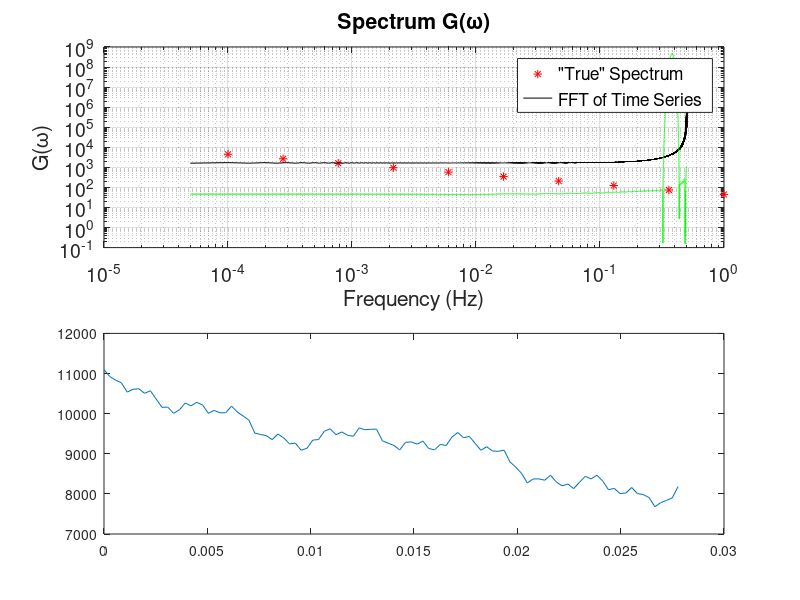

MATLAB code to generate this figure: (Note: this script raises an error after producing the figure.)
N = 10; %number of discrete frequencies to digitize the continuous spectrum
a = 1.2566; %constant
b = 0.00078956; %constant

w = 10.^linspace(0,-4,N); %get logarithmically spaced frequencies omega

%The spectrum
G = a./sqrt(b*w);


M = 100; %length of time series
fs = 1; %assuming a 1 Hz sample rate

t = linspace(0,fs*M,M)';

%the time series is computed as a "dumb" Fourier transform which assumes
%that each discrete frequency is a delta spike respresenting a time-domain
%sinusoid. Just sum it all together:
g = sum(G.*exp(1i*2*pi*w.*t),2); 


%Now perform fft on the time series you just made
pad = 10000;
xt = cat(1,ones(pad,1).*g(1),g,ones(pad,1).*g(end)); %add some padding cells to the time series
X = fft(xt); 

%Calculate frequency bins
df = fs/length(xt);
fAxis = (0:df:(fs-df)) - (fs-mod(M,2)*df)/2;

w_flip = flip(w);
G_flip = flip(G);
h_firls = firls(length(g),w_flip, G_flip);
H_firls = fft(h_firls, length(xt));

%Plotting
clf
subplot(2,1,1) %Plot spectrum
loglog(w,G,'*r'); hold on; grid on
loglog(fAxis,abs(X),'-k'); 
loglog(fAxis,abs(H_firls),'g'); 
xlabel('Frequency (Hz)');
ylabel('G(\omega)')
set(gca,'FontSize',14)
title('Spectrum G(\omega)')
legend('"True" Spectrum','FFT of Time Series')

subplot(2,1,2); %Plot time series
plot(t/3600,real(g)); 
hold on;
plot(t/3600, h_firls,'g')
xlabel('Time (hours)')
ylabel('g(t)'); grid on
set(gca,'FontSize',14)
title('Inverse "Fourier Transform" of Spectrum')
